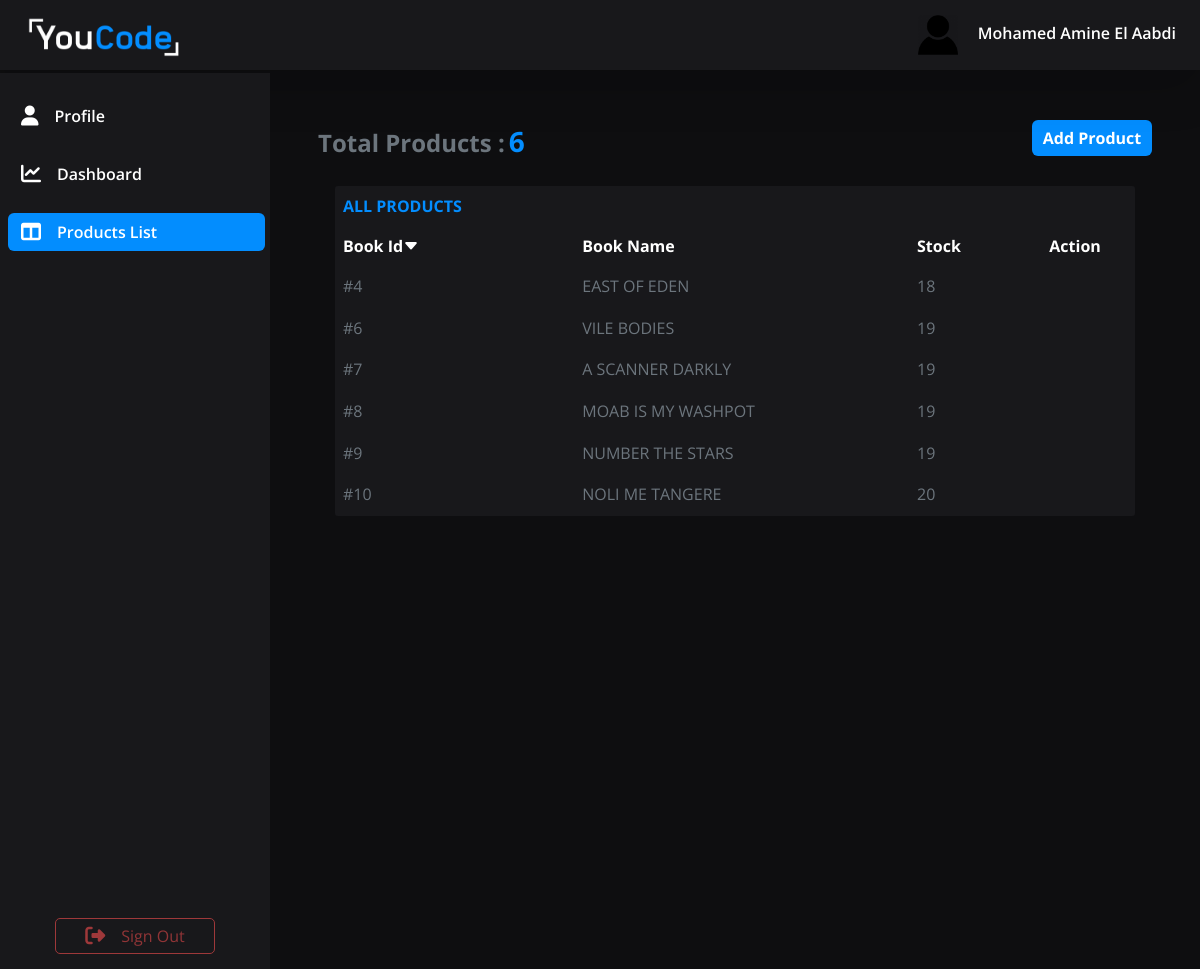
The app's page /PHP/productslist.php (signed in) with its own data.
### tables this page shows
CREATE TABLE `books` (
  `book_id` int(11) NOT NULL,
  `book_name` varchar(256) DEFAULT NULL,
  `book_quantite` int(11) DEFAULT NULL
);

### PHP/INCLUDES/script.php (the view, shortened to what this page needs)
<?php
    include 'db-con.php';
function insertIntoProducts()
{
    global $conn;
    $sql="SELECT book_id, COUNT(order_book_id) as sold FROM books
            INNER JOIN orders on book_id = order_book_id
            GROUP BY book_id";
    $result=mysqli_query($conn,$sql);
    $sold=array();
    foreach($result as $row)
    {
        $sold[ $row['book_id'] ]=$row;
    }
    $sql="SELECT * FROM books";
    $result=mysqli_query($conn,$sql);
    foreach($result as $row)
    {
        $id=$row['book_id'];
        $name=$row['book_name'];
        $quantite=$row['book_quantite'];
        if(array_key_exists( $id,$sold) )            $stock=$quantite-$sold[$id]['sold'];
        else                                        $stock=$quantite;
        echo '<tr scope="row" onmouseover="showactions(this)" onclick="showactions(this)" onmouseout="hideactions(this)" style="cursor: pointer;">
                <td class="text-secondary fs-7 " scope="col">#'.$id.'</td>
                <td class="text-secondary fs-7 " scope="col">'.$name.'</td>
                <td class="text-secondary fs-7 " scope="col">'.$stock.'</td>
                <td class="d-flex justify-content-around" style="visibility: hidden;" ><a href="update.php?showmodal='.$id.'" ><i class="bi fs-6 text-primary bi-pencil-square" ></i></a><a href="update.php?delete='.$id.'"><i class="bi fs-6 text-danger bi-x-square" ></i></a></td>
            </tr>';
    }
}
function productsCount()
{
    $sql="SELECT COUNT(book_id) as count FROM books";
    global $conn;
    $result=mysqli_query($conn,$sql);
    $Count=mysqli_fetch_assoc($result);
    echo $Count['count'];
}
?>

### CSS/style.css (style rules this page uses)
* { box-sizing: border-box; margin: 0px; padding: 0px; font-family: 'Open Sans', sans-serif; text-decoration: none; list-style: none; }
body { max-width: 100vw; height: 100vh; overflow: hidden; min-width: 345px; }
body { background-image: none; background-color: #0e0e10; }
tr { color: rgb(173, 173, 173); }

### records on screen
books: book_id "4", book_name "EAST OF EDEN", stock "18"
books: book_id "6", book_name "VILE BODIES", stock "19"
books: book_id "7", book_name "A SCANNER DARKLY", stock "19"
books: book_id "8", book_name "MOAB IS MY WASHPOT", stock "19"
books: book_id "9", book_name "NUMBER THE STARS", stock "19"
books: book_id "10", book_name "NOLI ME TANGERE", book_quantite "20"

### other values on screen
$_SESSION['name'] "Mohamed Amine El Aabdi"
$Count['count'] "6"
